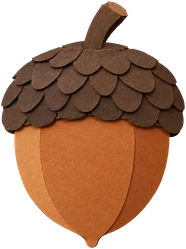
#> input picture assets/v3w/ag_acorn.webp, 186 x 249 px, given in place of logo_mark.webp, which was not available
$ python build_launch_splash.py
#> lines starting #> are read from the running program, lines starting #| are printed output that depends on the picture; pictures that were not available may be replaced by others from this repository, and a replacement may not be noted
#!/usr/bin/env python3
"""iOS 실행 화면(2732 정사각, 꽉 채움): 크림 #F5EFE9 바탕 가운데 B 세로형 로고를 너비 900px 로.
스플래시(engine/splash/scene.js LAUNCH_LOGO = 900/2732, home.css .splash-wordmark)의 첫 화면과 같은 크기·자리라 실행 화면 → 웹 첫 화면이 튀지 않는다.
마크는 assets/ui/logo_mark.webp, 글자는 build_splash_letters.py 의 큰 조각(sp2_ko_*)으로 다시 짜서 선명하게.
  ~/.venvs/paper-tale/bin/python tools/brand/build_launch_splash.py"""
from pathlib import Path
from PIL import Image
ROOT = Path(__file__).resolve().parents[2]
N, LW = 2732, 900
SIZE, MARK = (561, 464), (138, 28, 401, 299)                       # 로고 B(ko) 크기와 그 안의 마크 상자
PIECES = [('sp2_ko_tok', 25, 357, 99, 436), ('sp2_ko_tok', 107, 357, 180, 436), ('sp2_ko_title', 213, 355, 531, 436)]
k = LW / SIZE[0]
ox, oy = (N - LW) / 2, (N - SIZE[1] * k) / 2
out = Image.new('RGBA', (N, N), (245, 239, 233, 255))
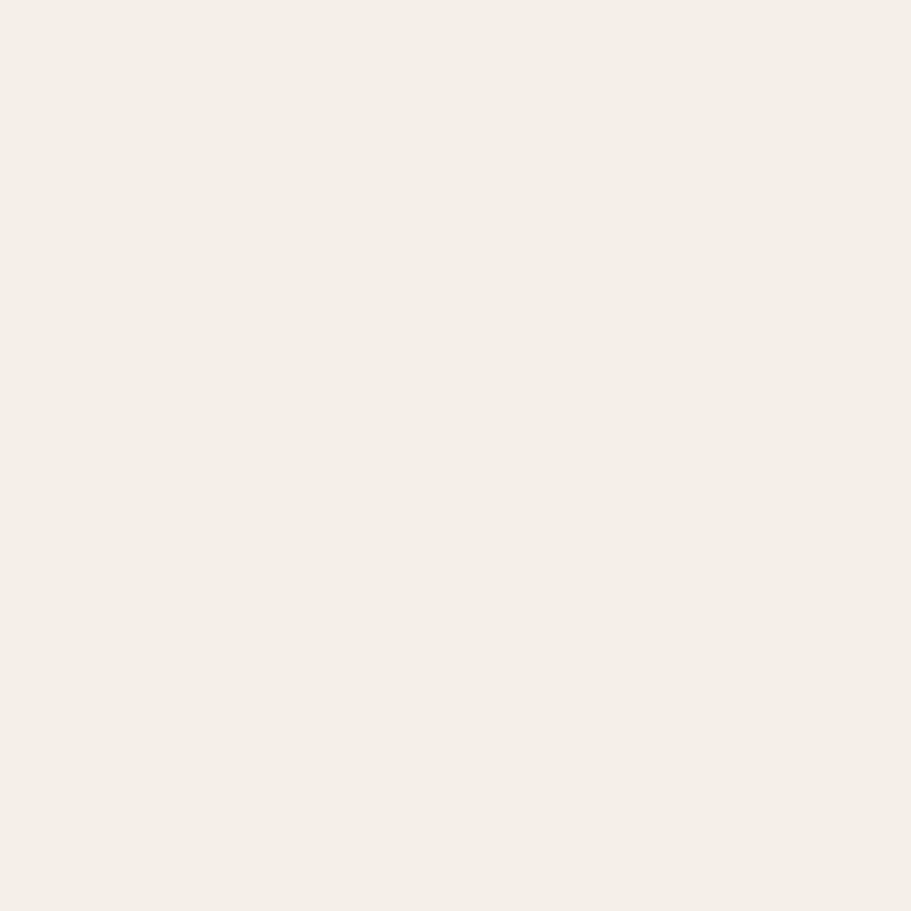
#> out: PIL image 2732x2732 RGBA (shown at 1/3 size); mean R, G, B, A 245, 239, 233, 255
def put(im, l, t, r, b):
    out.alpha_composite(im.resize((round((r - l) * k), round((b - t) * k)), Image.LANCZOS), (round(ox + l * k), round(oy + t * k)))
mark = Image.open(ROOT / 'assets/ui/logo_mark.webp').convert('RGBA'); mark = mark.crop(mark.getchannel('A').getbbox())
#> further down, mark is the input picture: PIL image 186x249 RGBA; mean R, G, B, A 92.8, 56.4, 34.9, 152.6
put(mark, *MARK)
for name, *box in PIECES: put(Image.open(ROOT / f'assets/v3w/{name}.webp').convert('RGBA'), *box)
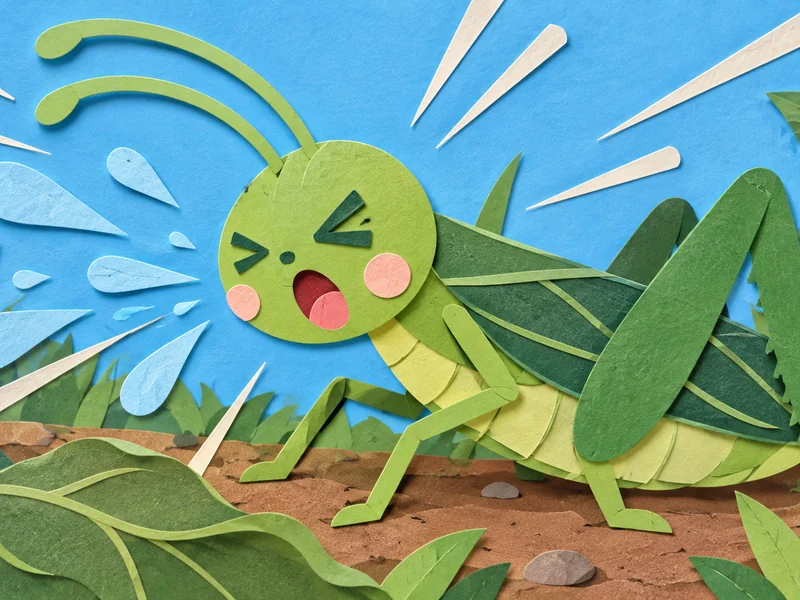
#> input picture assets/v3w/ag_cut_sneeze.webp, 800 x 600 px, given in place of sp2_ko_tok.webp, which was not available
out = out.convert('RGB')
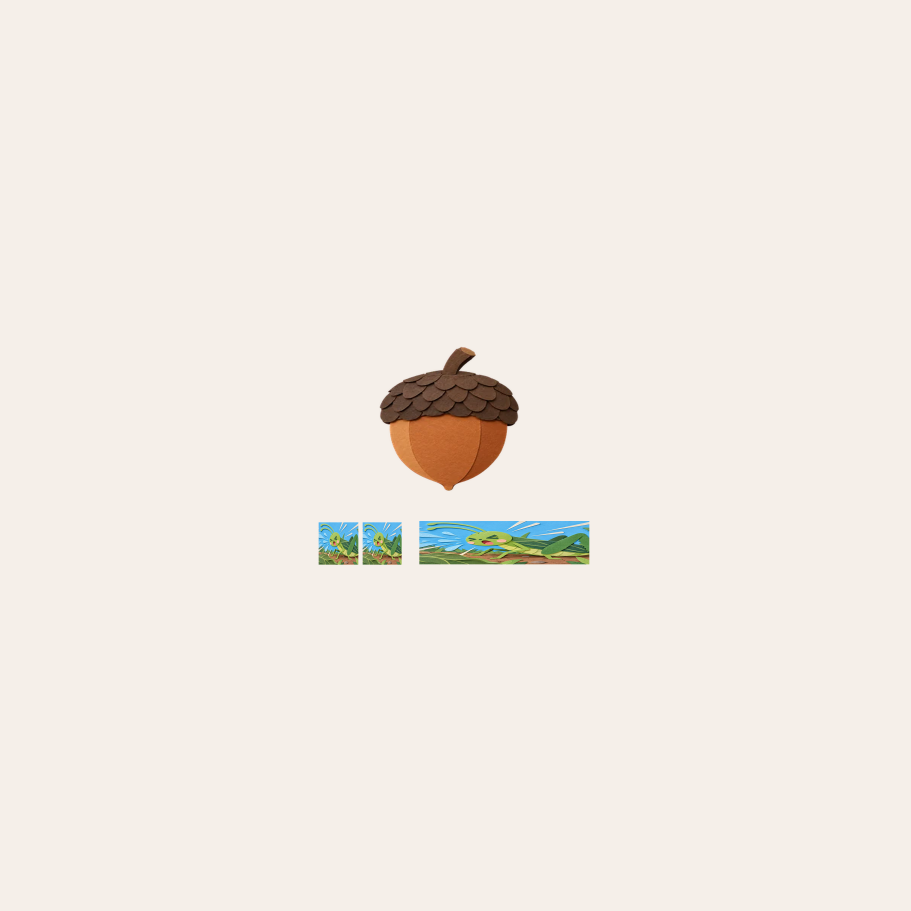
#> out: PIL image 2732x2732 RGB (shown at 1/3 size); mean R, G, B 241.8, 235.7, 229.1
for f in ['splash-2732x2732.png', 'splash-2732x2732-1.png', 'splash-2732x2732-2.png']:
    out.save(ROOT / 'ios/App/App/Assets.xcassets/Splash.imageset' / f, optimize=True)
print('saved', out.size)
#| saved (2732, 2732)
